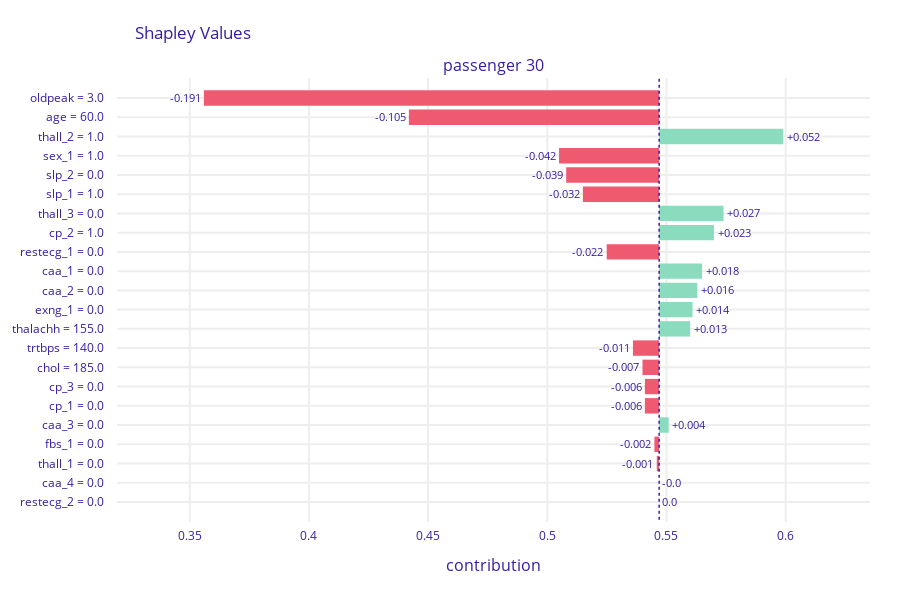

Write notebook code for a chart like this one.
### Code cell
plot_both(negative_attribution_ids[:1])

### Figure 1 — Plotly figure (JSON) as saved in the notebook; plotly's stock layout.template omitted (floating-point values rounded to 4 significant figures)
{"data": [{"base": 0.5469, "hoverinfo": "text", "hoverlabel": {"bgcolor": "rgba(0,0,0,0.8)"}, "hovertext": ["Average response: 0.547<br>Prediction: 0.25<br>oldpeak = 3.0<br>decreases average response <br>by 0.191", "Average response: 0.547<br>Prediction: 0.25<br>age = 60.0<br>decreases average response <br>by 0.105", "Average response: 0.547<br>Prediction: 0.25<br>thall_2 = 1.0<br>increases average response <br>by 0.052", "Average response: 0.547<br>Prediction: 0.25<br>sex_1 = 1.0<br>decreases average response <br>by 0.042", "Average response: 0.547<br>Prediction: 0.25<br>slp_2 = 0.0<br>decreases average response <br>by 0.039", "Average response: 0.547<br>Prediction: 0.25<br>slp_1 = 1.0<br>decreases average response <br>by 0.032", "Average response: 0.547<br>Prediction: 0.25<br>thall_3 = 0.0<br>increases average response <br>by 0.027", "Average response: 0.547<br>Prediction: 0.25<br>cp_2 = 1.0<br>increases average response <br>by 0.023", "Average response: 0.547<br>Prediction: 0.25<br>restecg_1 = 0.0<br>decreases average response <br>by 0.022", "Average response: 0.547<br>Prediction: 0.25<br>caa_1 = 0.0<br>increases average response <br>by 0.018", "Average response: 0.547<br>Prediction: 0.25<br>caa_2 = 0.0<br>increases average response <br>by 0.016", "Average response: 0.547<br>Prediction: 0.25<br>exng_1 = 0.0<br>increases average response <br>by 0.014", "Average response: 0.547<br>Prediction: 0.25<br>thalachh = 155.0<br>increases average response <br>by 0.013", "Average response: 0.547<br>Prediction: 0.25<br>trtbps = 140.0<br>decreases average response <br>by 0.011", "Average response: 0.547<br>Prediction: 0.25<br>chol = 185.0<br>decreases average response <br>by 0.007", "Average response: 0.547<br>Prediction: 0.25<br>cp_3 = 0.0<br>decreases average response <br>by 0.006", "Average response: 0.547<br>Prediction: 0.25<br>cp_1 = 0.0<br>decreases average response <br>by 0.006", "Average response: 0.547<br>Prediction: 0.25<br>caa_3 = 0.0<br>increases average response <br>by 0.004", "Average response: 0.547<br>Prediction: 0.25<br>fbs_1 = 0.0<br>decreases average response <br>by 0.002", "Average response: 0.547<br>Prediction: 0.25<br>thall_1 = 0.0<br>decreases average response <br>by 0.001", "Average response: 0.547<br>Prediction: 0.25<br>caa_4 = 0.0<br>decreases average response <br>by 0.0", "Average response: 0.547<br>Prediction: 0.25<br>restecg_2 = 0.0<br>decreases average response <br>by 0.0"], "marker": {"color": ["#f05a71", "#f05a71", "#8bdcbe", "#f05a71", "#f05a71", "#f05a71", "#8bdcbe", "#8bdcbe", "#f05a71", "#8bdcbe", "#8bdcbe", "#8bdcbe", "#8bdcbe", "#f05a71", "#f05a71", "#f05a71", "#f05a71", "#8bdcbe", "#f05a71", "#f05a71", "#f05a71", "#8bdcbe"]}, "orientation": "h", "showlegend": false, "text": ["-0.191", "-0.105", "+0.052", "-0.042", "-0.039", "-0.032", "+0.027", "+0.023", "-0.022", "+0.018", "+0.016", "+0.014", "+0.013", "-0.011", "-0.007", "-0.006", "-0.006", "+0.004", "-0.002", "-0.001", "-0.0", "0.0"], "textposition": "outside", "type": "bar", "x": [-0.191, -0.105, 0.052, -0.042, -0.039, -0.032, 0.027, 0.023, -0.022, 0.018, 0.016, 0.014, 0.013, -0.011, -0.007, -0.006, -0.006, 0.004, -0.002, -0.001, 0, 0], "xaxis": "x", "y": ["oldpeak = 3.0", "age = 60.0", "thall_2 = 1.0", "sex_1 = 1.0", "slp_2 = 0.0", "slp_1 = 1.0", "thall_3 = 0.0", "cp_2 = 1.0", "restecg_1 = 0.0", "caa_1 = 0.0", "caa_2 = 0.0", "exng_1 = 0.0", "thalachh = 155.0", "trtbps = 140.0", "chol = 185.0", "cp_3 = 0.0", "cp_1 = 0.0", "caa_3 = 0.0", "fbs_1 = 0.0", "thall_1 = 0.0", "caa_4 = 0.0", "restecg_2 = 0.0"], "yaxis": "y"}], "layout": {"annotations": [{"font": {"size": 16}, "showarrow": false, "text": "passenger 30", "x": 0.5, "xanchor": "center", "xref": "paper", "y": 1, "yanchor": "bottom", "yref": "paper"}, {"font": {"size": 16}, "showarrow": false, "text": "contribution", "x": 0.5, "xanchor": "center", "xref": "paper", "y": 0, "yanchor": "top", "yref": "paper", "yshift": -30}], "font": {"color": "#371ea3"}, "height": 593, "margin": {"b": 71, "r": 30, "t": 78}, "shapes": [{"line": {"color": "#371ea3", "dash": "dot", "width": 1.5}, "type": "line", "x0": 0.5469, "x1": 0.5469, "xref": "x", "y0": -1, "y1": 22, "yref": "y"}], "title": {"text": "Shapley Values", "x": 0.15}, "xaxis": {"anchor": "y", "automargin": true, "domain": [0, 1], "fixedrange": true, "gridwidth": 2, "range": [0.3195, 0.6354], "tickcolor": "white", "ticklen": 3, "ticks": "outside", "type": "linear", "zeroline": false}, "yaxis": {"anchor": "x", "automargin": true, "autorange": "reversed", "domain": [0, 1], "fixedrange": true, "gridwidth": 2, "tickcolor": "white", "ticklen": 10, "ticks": "outside", "type": "category"}}}
